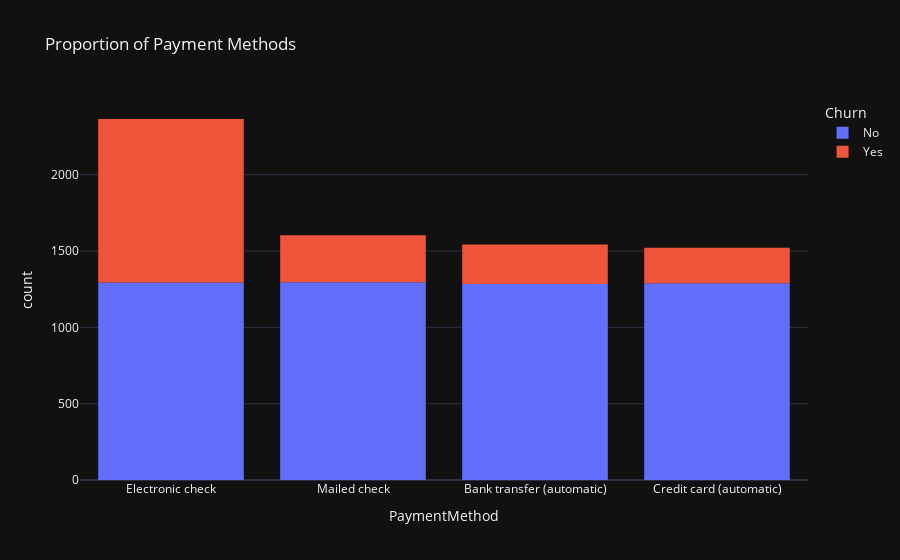

The notebook cell saved with this chart:
### Code cell
px.histogram(
    clean_data, x="PaymentMethod", title="Proportion of Payment Methods", color="Churn"
)

### Figure 1 — Plotly figure (JSON) as saved in the notebook; plotly's stock layout.template omitted (floating-point values rounded to 4 significant figures; data arrays with more than 128 entries replaced by an {"elided": "..."} marker saying what was removed)
{"data": [{"alignmentgroup": "True", "bingroup": "x", "hovertemplate": "Churn=No<br>PaymentMethod=%{x}<br>count=%{y}<extra></extra>", "legendgroup": "No", "marker": {"color": "#636efa", "pattern": {"shape": ""}}, "name": "No", "offsetgroup": "No", "orientation": "v", "showlegend": true, "type": "histogram", "x": {"elided": "5163 str values"}, "xaxis": "x", "yaxis": "y"}, {"alignmentgroup": "True", "bingroup": "x", "hovertemplate": "Churn=Yes<br>PaymentMethod=%{x}<br>count=%{y}<extra></extra>", "legendgroup": "Yes", "marker": {"color": "#EF553B", "pattern": {"shape": ""}}, "name": "Yes", "offsetgroup": "Yes", "orientation": "v", "showlegend": true, "type": "histogram", "x": {"elided": "1869 str values"}, "xaxis": "x", "yaxis": "y"}], "layout": {"barmode": "relative", "legend": {"title": {"text": "Churn"}, "tracegroupgap": 0}, "title": {"text": "Proportion of Payment Methods"}, "xaxis": {"anchor": "y", "domain": [0, 1], "title": {"text": "PaymentMethod"}}, "yaxis": {"anchor": "x", "domain": [0, 1], "title": {"text": "count"}}}}
